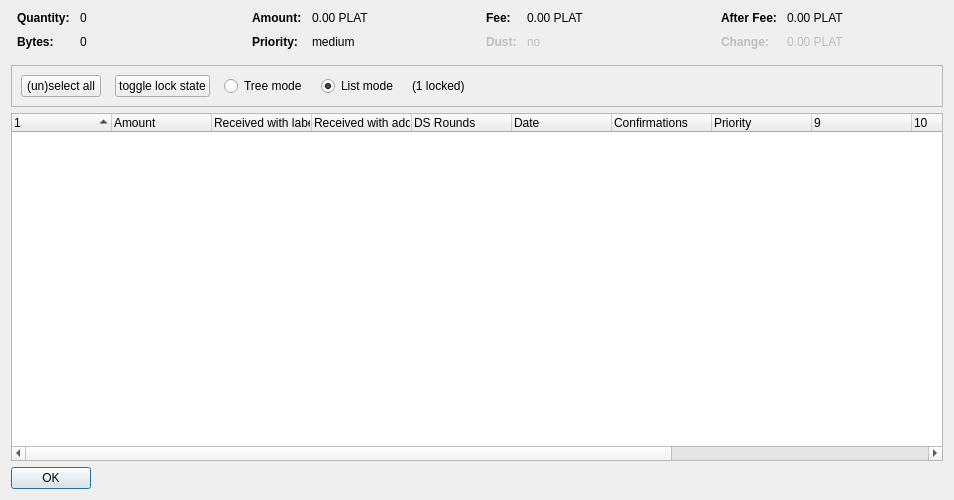
<?xml version="1.0" encoding="UTF-8"?>
<ui version="4.0">
 <class>CoinControlDialog</class>
 <widget class="QDialog" name="CoinControlDialog">
  <property name="geometry">
   <rect>
    <x>0</x>
    <y>0</y>
    <width>954</width>
    <height>500</height>
   </rect>
  </property>
  <property name="windowTitle">
   <string>Coin Selection</string>
  </property>
  <layout class="QVBoxLayout" name="verticalLayout">
   <item>
    <layout class="QHBoxLayout" name="horizontalLayoutTop" stretch="0,0,0,0">
     <property name="topMargin">
      <number>0</number>
     </property>
     <property name="bottomMargin">
      <number>10</number>
     </property>
     <item>
      <layout class="QFormLayout" name="formLayoutCoinControl1">
       <property name="horizontalSpacing">
        <number>10</number>
       </property>
       <property name="verticalSpacing">
        <number>10</number>
       </property>
       <property name="leftMargin">
        <number>6</number>
       </property>
       <property name="rightMargin">
        <number>6</number>
       </property>
       <item row="0" column="0">
        <widget class="QLabel" name="labelCoinControlQuantityText">
         <property name="font">
          <font>
           <weight>75</weight>
           <bold>true</bold>
          </font>
         </property>
         <property name="text">
          <string>Quantity:</string>
         </property>
        </widget>
       </item>
       <item row="0" column="1">
        <widget class="QLabel" name="labelCoinControlQuantity">
         <property name="cursor">
          <cursorShape>IBeamCursor</cursorShape>
         </property>
         <property name="contextMenuPolicy">
          <enum>Qt::ActionsContextMenu</enum>
         </property>
         <property name="text">
          <string notr="true">0</string>
         </property>
         <property name="textInteractionFlags">
          <set>Qt::LinksAccessibleByMouse|Qt::TextSelectableByKeyboard|Qt::TextSelectableByMouse</set>
         </property>
        </widget>
       </item>
       <item row="1" column="0">
        <widget class="QLabel" name="labelCoinControlBytesText">
         <property name="font">
          <font>
           <weight>75</weight>
           <bold>true</bold>
          </font>
         </property>
         <property name="text">
          <string>Bytes:</string>
         </property>
        </widget>
       </item>
       <item row="1" column="1">
        <widget class="QLabel" name="labelCoinControlBytes">
         <property name="cursor">
          <cursorShape>IBeamCursor</cursorShape>
         </property>
         <property name="contextMenuPolicy">
          <enum>Qt::ActionsContextMenu</enum>
         </property>
         <property name="text">
          <string notr="true">0</string>
         </property>
         <property name="textInteractionFlags">
          <set>Qt::LinksAccessibleByMouse|Qt::TextSelectableByKeyboard|Qt::TextSelectableByMouse</set>
         </property>
        </widget>
       </item>
      </layout>
     </item>
     <item>
      <layout class="QFormLayout" name="formLayoutCoinControl2">
       <property name="horizontalSpacing">
        <number>10</number>
       </property>
       <property name="verticalSpacing">
        <number>10</number>
       </property>
       <property name="leftMargin">
        <number>6</number>
       </property>
       <property name="rightMargin">
        <number>6</number>
       </property>
       <item row="0" column="0">
        <widget class="QLabel" name="labelCoinControlAmountText">
         <property name="font">
          <font>
           <weight>75</weight>
           <bold>true</bold>
          </font>
         </property>
         <property name="text">
          <string>Amount:</string>
         </property>
        </widget>
       </item>
       <item row="0" column="1">
        <widget class="QLabel" name="labelCoinControlAmount">
         <property name="cursor">
          <cursorShape>IBeamCursor</cursorShape>
         </property>
         <property name="contextMenuPolicy">
          <enum>Qt::ActionsContextMenu</enum>
         </property>
         <property name="text">
          <string notr="true">0.00 PLAT</string>
         </property>
         <property name="textInteractionFlags">
          <set>Qt::LinksAccessibleByMouse|Qt::TextSelectableByKeyboard|Qt::TextSelectableByMouse</set>
         </property>
        </widget>
       </item>
       <item row="1" column="0">
        <widget class="QLabel" name="labelCoinControlPriorityText">
         <property name="font">
          <font>
           <weight>75</weight>
           <bold>true</bold>
          </font>
         </property>
         <property name="text">
          <string>Priority:</string>
         </property>
        </widget>
       </item>
       <item row="1" column="1">
        <widget class="QLabel" name="labelCoinControlPriority">
         <property name="cursor">
          <cursorShape>IBeamCursor</cursorShape>
         </property>
         <property name="contextMenuPolicy">
          <enum>Qt::ActionsContextMenu</enum>
         </property>
         <property name="text">
          <string>medium</string>
         </property>
         <property name="textInteractionFlags">
          <set>Qt::LinksAccessibleByMouse|Qt::TextSelectableByKeyboard|Qt::TextSelectableByMouse</set>
         </property>
        </widget>
       </item>
      </layout>
     </item>
     <item>
      <layout class="QFormLayout" name="formLayoutCoinControl3">
       <property name="horizontalSpacing">
        <number>10</number>
       </property>
       <property name="verticalSpacing">
        <number>10</number>
       </property>
       <property name="leftMargin">
        <number>6</number>
       </property>
       <property name="rightMargin">
        <number>6</number>
       </property>
       <item row="0" column="0">
        <widget class="QLabel" name="labelCoinControlFeeText">
         <property name="font">
          <font>
           <weight>75</weight>
           <bold>true</bold>
          </font>
         </property>
         <property name="text">
          <string>Fee:</string>
         </property>
        </widget>
       </item>
       <item row="0" column="1">
        <widget class="QLabel" name="labelCoinControlFee">
         <property name="cursor">
          <cursorShape>IBeamCursor</cursorShape>
         </property>
         <property name="contextMenuPolicy">
          <enum>Qt::ActionsContextMenu</enum>
         </property>
         <property name="text">
          <string notr="true">0.00 PLAT</string>
         </property>
         <property name="textInteractionFlags">
          <set>Qt::LinksAccessibleByMouse|Qt::TextSelectableByKeyboard|Qt::TextSelectableByMouse</set>
         </property>
        </widget>
       </item>
       <item row="1" column="0">
        <widget class="QLabel" name="labelCoinControlLowOutputText">
         <property name="enabled">
          <bool>false</bool>
         </property>
         <property name="font">
          <font>
           <weight>75</weight>
           <bold>true</bold>
          </font>
         </property>
         <property name="text">
          <string>Dust:</string>
         </property>
        </widget>
       </item>
       <item row="1" column="1">
        <widget class="QLabel" name="labelCoinControlLowOutput">
         <property name="enabled">
          <bool>false</bool>
         </property>
         <property name="cursor">
          <cursorShape>IBeamCursor</cursorShape>
         </property>
         <property name="contextMenuPolicy">
          <enum>Qt::ActionsContextMenu</enum>
         </property>
         <property name="text">
          <string>no</string>
         </property>
         <property name="textInteractionFlags">
          <set>Qt::LinksAccessibleByMouse|Qt::TextSelectableByKeyboard|Qt::TextSelectableByMouse</set>
         </property>
        </widget>
       </item>
      </layout>
     </item>
     <item>
      <layout class="QFormLayout" name="formLayoutCoinControl4">
       <property name="horizontalSpacing">
        <number>10</number>
       </property>
       <property name="verticalSpacing">
        <number>10</number>
       </property>
       <property name="leftMargin">
        <number>6</number>
       </property>
       <property name="rightMargin">
        <number>6</number>
       </property>
       <item row="0" column="0">
        <widget class="QLabel" name="labelCoinControlAfterFeeText">
         <property name="font">
          <font>
           <weight>75</weight>
           <bold>true</bold>
          </font>
         </property>
         <property name="text">
          <string>After Fee:</string>
         </property>
        </widget>
       </item>
       <item row="0" column="1">
        <widget class="QLabel" name="labelCoinControlAfterFee">
         <property name="cursor">
          <cursorShape>IBeamCursor</cursorShape>
         </property>
         <property name="contextMenuPolicy">
          <enum>Qt::ActionsContextMenu</enum>
         </property>
         <property name="text">
          <string notr="true">0.00 PLAT</string>
         </property>
         <property name="textInteractionFlags">
          <set>Qt::LinksAccessibleByMouse|Qt::TextSelectableByKeyboard|Qt::TextSelectableByMouse</set>
         </property>
        </widget>
       </item>
       <item row="1" column="0">
        <widget class="QLabel" name="labelCoinControlChangeText">
         <property name="enabled">
          <bool>false</bool>
         </property>
         <property name="font">
          <font>
           <weight>75</weight>
           <bold>true</bold>
          </font>
         </property>
         <property name="text">
          <string>Change:</string>
         </property>
        </widget>
       </item>
       <item row="1" column="1">
        <widget class="QLabel" name="labelCoinControlChange">
         <property name="enabled">
          <bool>false</bool>
         </property>
         <property name="cursor">
          <cursorShape>IBeamCursor</cursorShape>
         </property>
         <property name="contextMenuPolicy">
          <enum>Qt::ActionsContextMenu</enum>
         </property>
         <property name="text">
          <string notr="true">0.00 PLAT</string>
         </property>
         <property name="textInteractionFlags">
          <set>Qt::LinksAccessibleByMouse|Qt::TextSelectableByKeyboard|Qt::TextSelectableByMouse</set>
         </property>
        </widget>
       </item>
      </layout>
     </item>
    </layout>
   </item>
   <item>
    <widget class="QFrame" name="frame">
     <property name="minimumSize">
      <size>
       <width>0</width>
       <height>40</height>
      </size>
     </property>
     <property name="frameShape">
      <enum>QFrame::StyledPanel</enum>
     </property>
     <property name="frameShadow">
      <enum>QFrame::Sunken</enum>
     </property>
     <layout class="QHBoxLayout" name="horizontalLayout">
      <item>
       <layout class="QHBoxLayout" name="horizontalLayoutPanel" stretch="0,0,0,0,0,0">
        <property name="spacing">
         <number>14</number>
        </property>
        <item>
         <widget class="QPushButton" name="pushButtonSelectAll">
          <property name="sizePolicy">
           <sizepolicy hsizetype="Maximum" vsizetype="Fixed">
            <horstretch>0</horstretch>
            <verstretch>0</verstretch>
           </sizepolicy>
          </property>
          <property name="text">
           <string>(un)select all</string>
          </property>
          <property name="autoDefault">
           <bool>false</bool>
          </property>
         </widget>
        </item>
        <item>
         <widget class="QPushButton" name="pushButtonToggleLock">
          <property name="sizePolicy">
           <sizepolicy hsizetype="Maximum" vsizetype="Fixed">
            <horstretch>0</horstretch>
            <verstretch>0</verstretch>
           </sizepolicy>
          </property>
          <property name="text">
           <string>toggle lock state</string>
          </property>
          <property name="autoDefault">
           <bool>false</bool>
          </property>
         </widget>
        </item>
        <item>
         <widget class="QRadioButton" name="radioTreeMode">
          <property name="sizePolicy">
           <sizepolicy hsizetype="Maximum" vsizetype="Fixed">
            <horstretch>0</horstretch>
            <verstretch>0</verstretch>
           </sizepolicy>
          </property>
          <property name="text">
           <string>Tree mode</string>
          </property>
         </widget>
        </item>
        <item>
         <widget class="QRadioButton" name="radioListMode">
          <property name="sizePolicy">
           <sizepolicy hsizetype="Maximum" vsizetype="Fixed">
            <horstretch>0</horstretch>
            <verstretch>0</verstretch>
           </sizepolicy>
          </property>
          <property name="text">
           <string>List mode</string>
          </property>
          <property name="checked">
           <bool>true</bool>
          </property>
         </widget>
        </item>
        <item>
         <widget class="QLabel" name="labelLocked">
          <property name="text">
           <string>(1 locked)</string>
          </property>
         </widget>
        </item>
        <item>
         <spacer name="horizontalSpacer">
          <property name="orientation">
           <enum>Qt::Horizontal</enum>
          </property>
          <property name="sizeHint" stdset="0">
           <size>
            <width>40</width>
            <height>20</height>
           </size>
          </property>
         </spacer>
        </item>
       </layout>
      </item>
     </layout>
    </widget>
   </item>
   <item>
    <widget class="CoinControlTreeWidget" name="treeWidget">
     <property name="contextMenuPolicy">
      <enum>Qt::CustomContextMenu</enum>
     </property>
     <property name="sortingEnabled">
      <bool>false</bool>
     </property>
     <property name="columnCount">
      <number>13</number>
     </property>
     <attribute name="headerShowSortIndicator" stdset="0">
      <bool>true</bool>
     </attribute>
     <attribute name="headerStretchLastSection">
      <bool>false</bool>
     </attribute>
     <column>
      <property name="text">
       <string/>
      </property>
     </column>
     <column>
      <property name="text">
       <string>Amount</string>
      </property>
     </column>
     <column>
      <property name="text">
       <string>Received with label</string>
      </property>
     </column>
     <column>
      <property name="text">
       <string>Received with address</string>
      </property>
     </column>
     <column>
      <property name="text">
       <string>DS Rounds</string>
      </property>
     </column>
     <column>
      <property name="text">
       <string>Date</string>
      </property>
     </column>
     <column>
      <property name="text">
       <string>Confirmations</string>
      </property>
      <property name="toolTip">
       <string>Confirmed</string>
      </property>
     </column>
     <column>
      <property name="text">
       <string>Priority</string>
      </property>
     </column>
     <column>
      <property name="text">
       <string/>
      </property>
     </column>
     <column>
      <property name="text">
       <string/>
      </property>
     </column>
     <column>
      <property name="text">
       <string/>
      </property>
     </column>
     <column>
      <property name="text">
       <string/>
      </property>
     </column>
     <column>
      <property name="text">
       <string/>
      </property>
     </column>
    </widget>
   </item>
   <item>
    <widget class="QDialogButtonBox" name="buttonBox">
     <property name="sizePolicy">
      <sizepolicy hsizetype="Maximum" vsizetype="Fixed">
       <horstretch>0</horstretch>
       <verstretch>0</verstretch>
      </sizepolicy>
     </property>
     <property name="orientation">
      <enum>Qt::Horizontal</enum>
     </property>
     <property name="standardButtons">
      <set>QDialogButtonBox::Ok</set>
     </property>
    </widget>
   </item>
  </layout>
 </widget>
 <customwidgets>
  <customwidget>
   <class>CoinControlTreeWidget</class>
   <extends>QTreeWidget</extends>
   <header>coincontroltreewidget.h</header>
  </customwidget>
 </customwidgets>
 <resources/>
 <connections/>
</ui>
